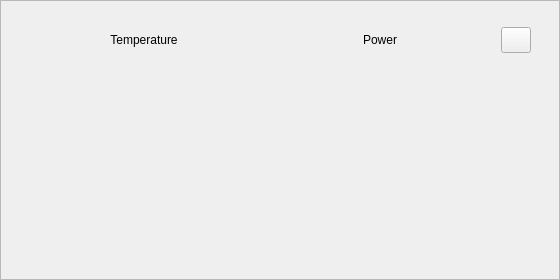
<?xml version='1.0' encoding='utf-8'?>
<ui version="4.0">
 <class>GaugesCard</class>
 <widget class="QWidget" name="GaugesCard">
  <property name="geometry"><rect><x>0</x><y>0</y><width>560</width><height>280</height></rect></property>
  <layout class="QVBoxLayout" name="gaugesRoot">
   <property name="leftMargin"><number>0</number></property><property name="topMargin"><number>0</number></property>
   <property name="rightMargin"><number>0</number></property><property name="bottomMargin"><number>0</number></property>
   <property name="spacing"><number>0</number></property>
   <item>
    <widget class="QFrame" name="gaugesCard">
     <property name="frameShape"><enum>QFrame::StyledPanel</enum></property>
     <property name="role" stdset="0"><string>card</string></property>
     <layout class="QVBoxLayout" name="gaugesLayout">
      <property name="leftMargin"><number>28</number></property><property name="topMargin"><number>26</number></property>
      <property name="rightMargin"><number>28</number></property><property name="bottomMargin"><number>24</number></property>
      <property name="spacing"><number>6</number></property>
      <item>
       <layout class="QHBoxLayout" name="gaugesHeader">
        <item><widget class="QLabel" name="tempTitle"><property name="alignment"><set>Qt::AlignCenter</set></property><property name="text"><string>Temperature</string></property><property name="role" stdset="0"><string>gaugeTitle</string></property></widget></item>
        <item><widget class="QLabel" name="powerTitle"><property name="alignment"><set>Qt::AlignCenter</set></property><property name="text"><string>Power</string></property><property name="role" stdset="0"><string>gaugeTitle</string></property></widget></item>
        <item><widget class="QPushButton" name="gaugesMenu"><property name="minimumSize"><size><width>30</width><height>26</height></size></property><property name="maximumSize"><size><width>30</width><height>26</height></size></property><property name="text"><string /></property><property name="role" stdset="0"><string>menuBtn</string></property></widget></item>
       </layout>
      </item>
      <item>
       <layout class="QHBoxLayout" name="gaugesRow">
        <property name="spacing"><number>16</number></property>
        <item>
         <widget class="QCustomRadialGauge" name="tempGauge" native="true">
          <property name="sizePolicy"><sizepolicy hsizetype="Expanding" vsizetype="Expanding"><horstretch>1</horstretch><verstretch>1</verstretch></sizepolicy></property>
          <property name="minimumSize"><size><width>0</width><height>150</height></size></property>
         </widget>
        </item>
        <item>
         <widget class="QCustomRadialGauge" name="powerGauge" native="true">
          <property name="sizePolicy"><sizepolicy hsizetype="Expanding" vsizetype="Expanding"><horstretch>1</horstretch><verstretch>1</verstretch></sizepolicy></property>
          <property name="minimumSize"><size><width>0</width><height>150</height></size></property>
         </widget>
        </item>
       </layout>
      </item>
      <item>
       <layout class="QHBoxLayout" name="statusRow">
        <item><widget class="QWidget" name="tempStatus" native="true"><layout class="QHBoxLayout" name="tempStatusLay"><property name="leftMargin"><number>0</number></property><property name="topMargin"><number>0</number></property><property name="rightMargin"><number>0</number></property><property name="bottomMargin"><number>0</number></property><property name="spacing"><number>6</number></property></layout></widget></item>
        <item><widget class="QWidget" name="powerStatus" native="true"><layout class="QHBoxLayout" name="powerStatusLay"><property name="leftMargin"><number>0</number></property><property name="topMargin"><number>0</number></property><property name="rightMargin"><number>0</number></property><property name="bottomMargin"><number>0</number></property><property name="spacing"><number>6</number></property></layout></widget></item>
       </layout>
      </item>
     </layout>
    </widget>
   </item>
  </layout>
 </widget>
 <customwidgets>
  <customwidget><class>QCustomRadialGauge</class><extends>QWidget</extends><header>Custom_Widgets.QCustomRadialGauge</header><container>0</container></customwidget>
 <customwidget><class>QPushButton</class><extends>QPushButton</extends><header location="global">Custom_Widgets.Theme.h</header><container>1</container></customwidget><customwidget><class>QLabel</class><extends>QLabel</extends><header location="global">Custom_Widgets.Theme.h</header><container>1</container></customwidget></customwidgets>
 <connections />
</ui>
